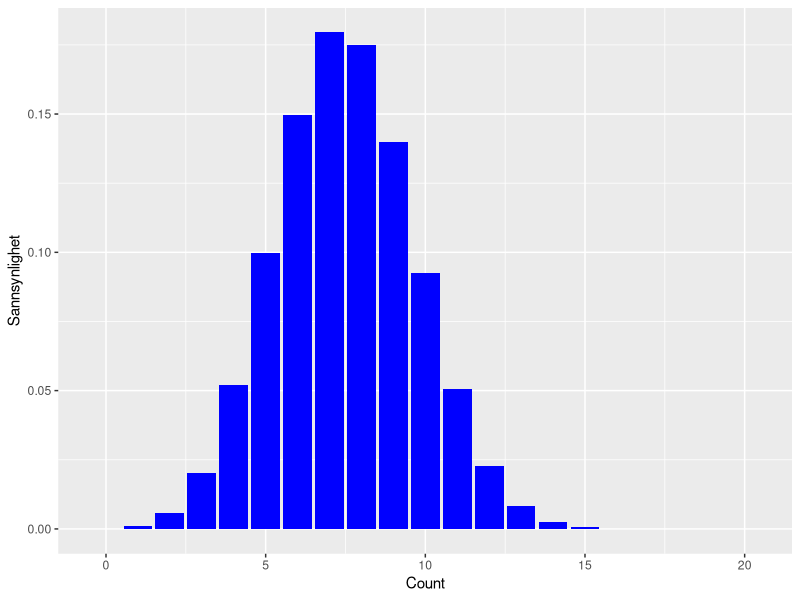
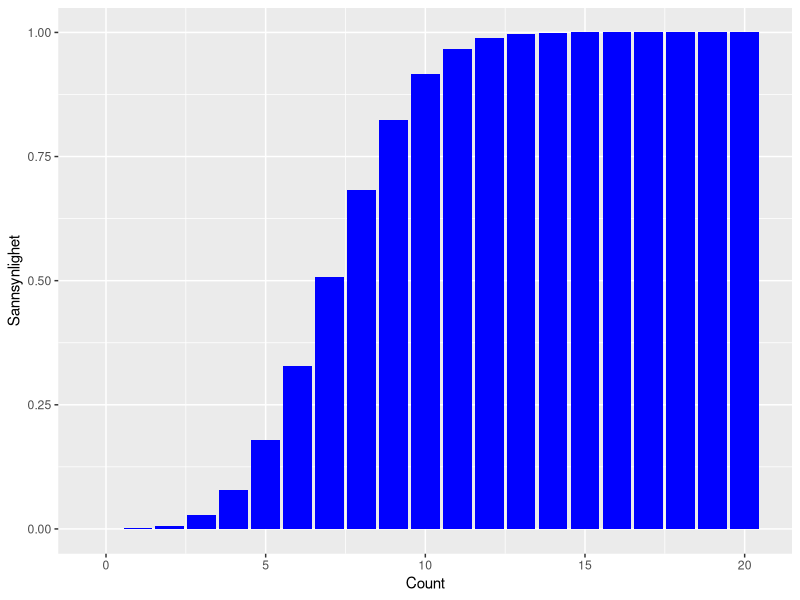
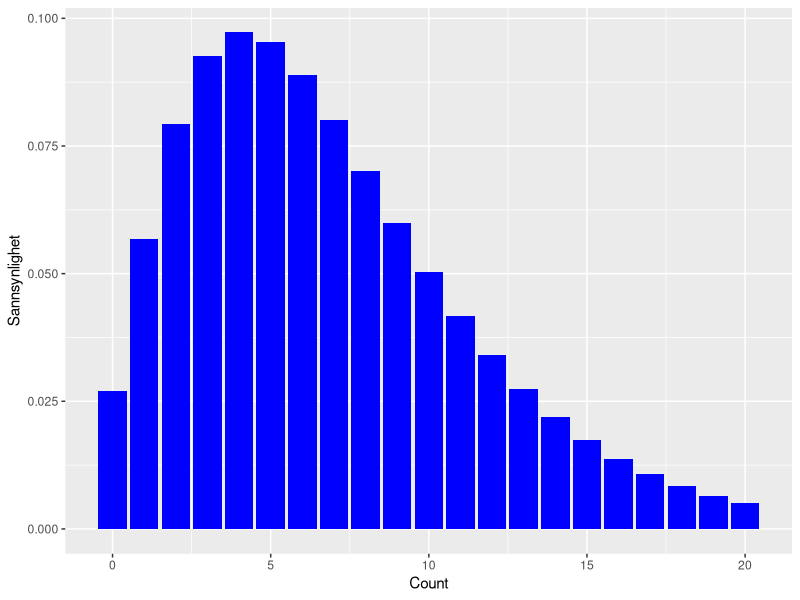
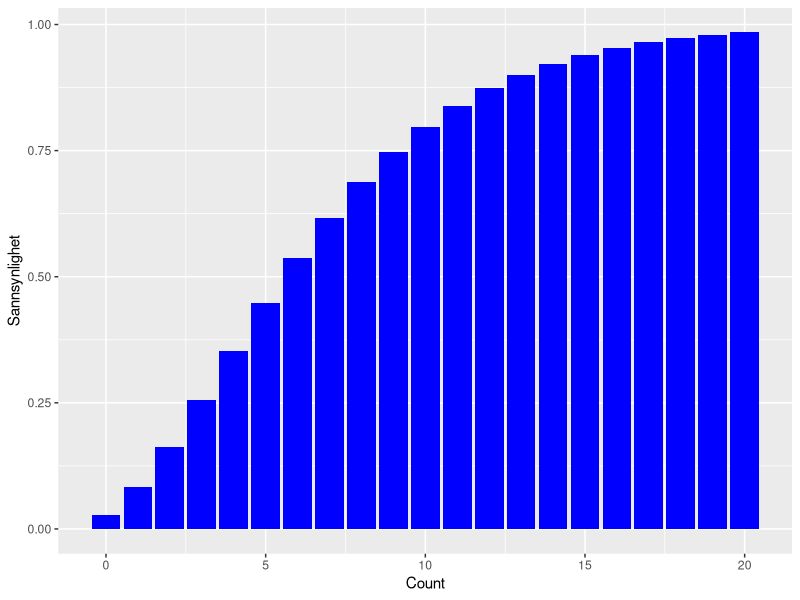
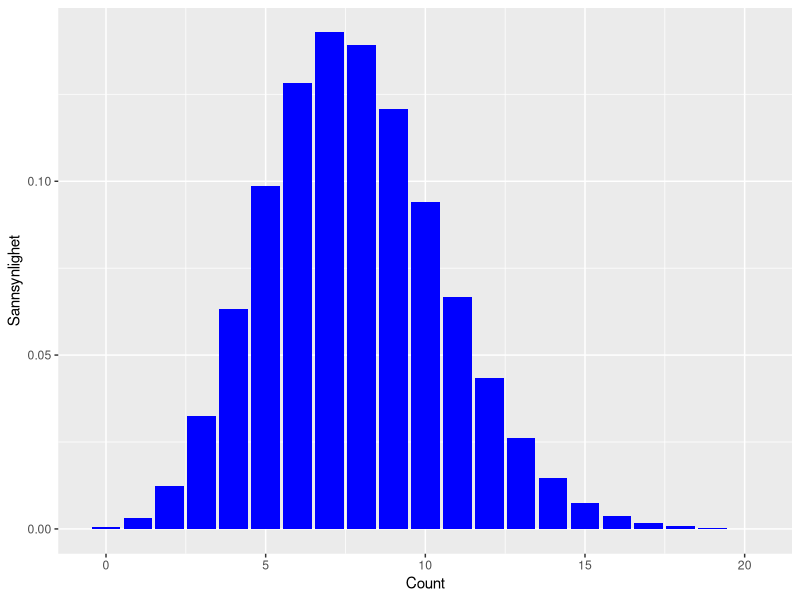
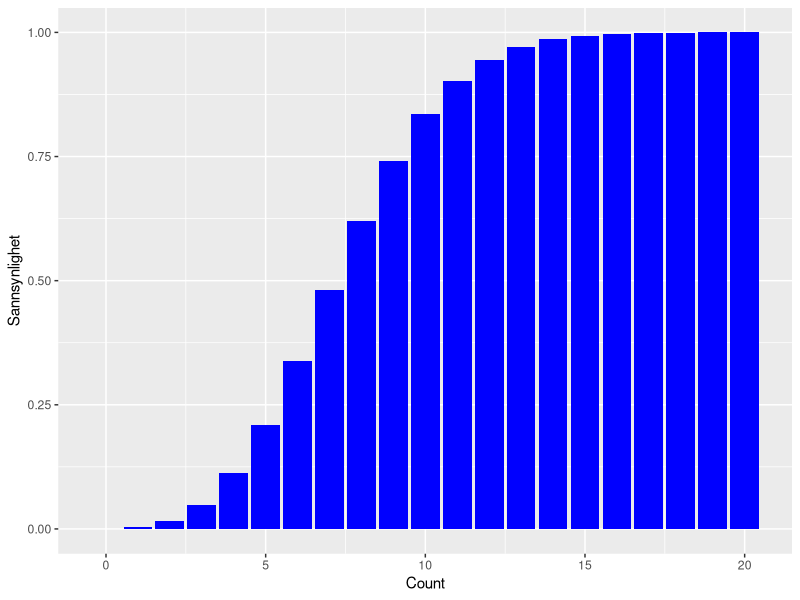
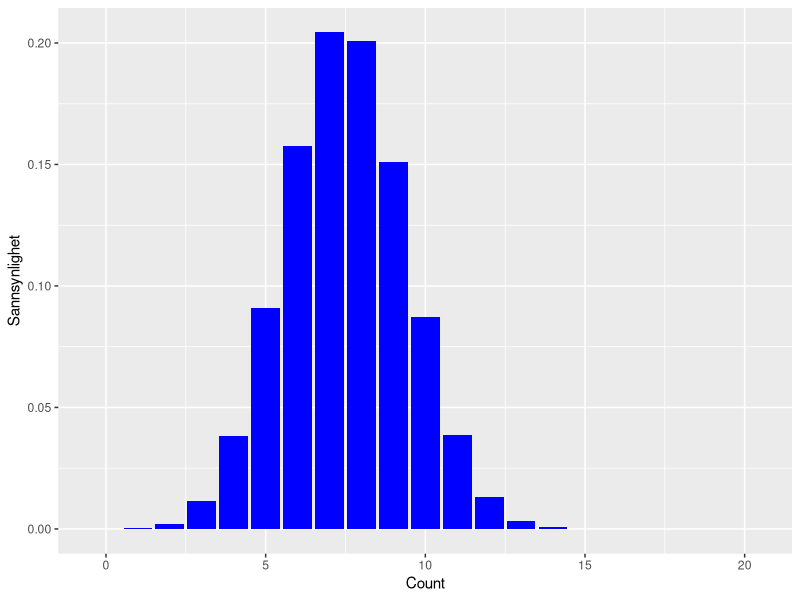

Write the R code that produced these figures, in order.
## ---- chunk 1
knitr::opts_chunk$set(echo = TRUE, fig.height = 2.5)
## ---- chunk 2
library(ggplot2)

x = c(0:20)

y = dbinom(x, 20, 0.375)

df = data.frame(x, y)

df
## ---- chunk 3
ggplot(data=df, aes(x=x, y=y)) +
  geom_bar(stat="identity", fill="blue") +
  labs(x = "Count", y = "Sannsynlighet")
## ---- chunk 4
y_cdf = pbinom(x, 20, 0.375)

df_cdf = data.frame(x, y_cdf)

df_cdf
## ---- chunk 5
ggplot(data=df_cdf, aes(x=x, y=y_cdf)) +
  geom_bar(stat="identity", fill="blue") +
  labs(x = "Count", y = "Sannsynlighet")
## ---- chunk 6
lessthan7 = pbinom(6, length(x), 0.375)
lessthan2 = pbinom(1, length(x), 0.375)

print(lessthan7-lessthan2)
## ---- chunk 7
x = c(0:20)

y = dnbinom(x, 3, 0.3)

nbdf_pdf = data.frame(x, y)

nbdf_pdf
## ---- chunk 8
ggplot(data=nbdf_pdf, aes(x=x, y=y)) +
  geom_bar(stat="identity", fill="blue") +
  labs(x = "Count", y = "Sannsynlighet")
## ---- chunk 9
nby_cdf = pnbinom(x, 3, 0.3)

nbdf_cdf = data.frame(x, nby_cdf)

nbdf_cdf
## ---- chunk 10
ggplot(data=nbdf_cdf, aes(x=x, y=nby_cdf)) +
  geom_bar(stat="identity", fill="blue") +
  labs(x = "Count", y = "Sannsynlighet")
## ---- chunk 11
lessthan7 = pnbinom(6, 3, 0.3)
lessthan2 = pnbinom(1, 3, 0.3)

print(lessthan7-lessthan2)
## ---- chunk 12
py_pdf = dpois(x, 7.8)

p_df_pdf = data.frame(x, py_pdf)

p_df_pdf

ggplot(data=p_df_pdf, aes(x=x, y=py_pdf)) +
  geom_bar(stat="identity", fill="blue") +
  labs(x = "Count", y = "Sannsynlighet")
## ---- chunk 13
pby_cdf = ppois(x, 7.8)

pdf_cdf = data.frame(x, nby_cdf)

pdf_cdf
## ---- chunk 14
ggplot(data=pdf_cdf, aes(x=x, y=pby_cdf)) +
  geom_bar(stat="identity", fill="blue") +
  labs(x = "Count", y = "Sannsynlighet")
## ---- chunk 15
lessthan7 = ppois(6, 7.8)
lessthan2 = ppois(1, 7.8)

print(lessthan7-lessthan2)
## ---- chunk 16
hypery_pdf = dhyper(x, 30, 50, 20)

hyperydf_pdf = data.frame(x, hypery_pdf)

hyperydf_pdf
## ---- chunk 17
ggplot(data=hyperydf_pdf, aes(x=x, y=hypery_pdf)) +
  geom_bar(stat="identity", fill="blue") +
  labs(x = "Count", y = "Sannsynlighet")
## ---- chunk 18
lessthan7 = phyper(6,30,50,20)
lessthan2 = phyper(1,30,50,20)

print(lessthan7-lessthan2)
